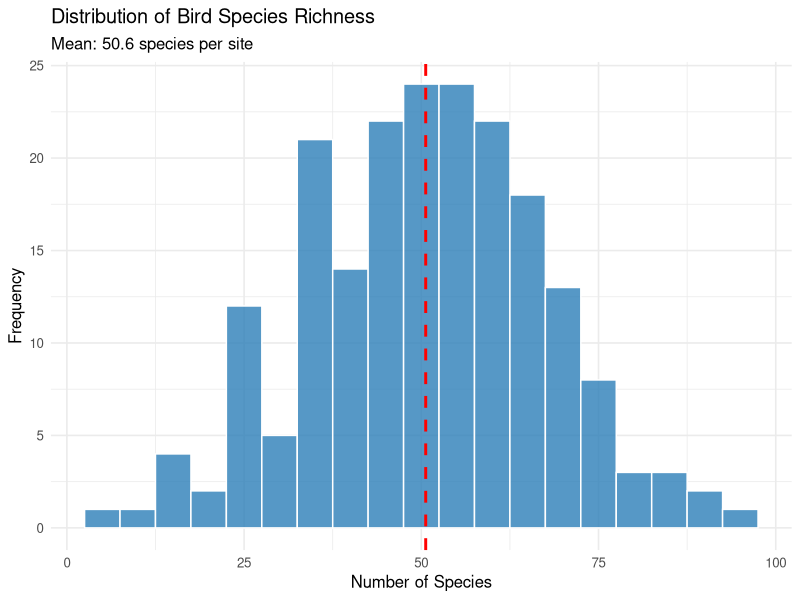
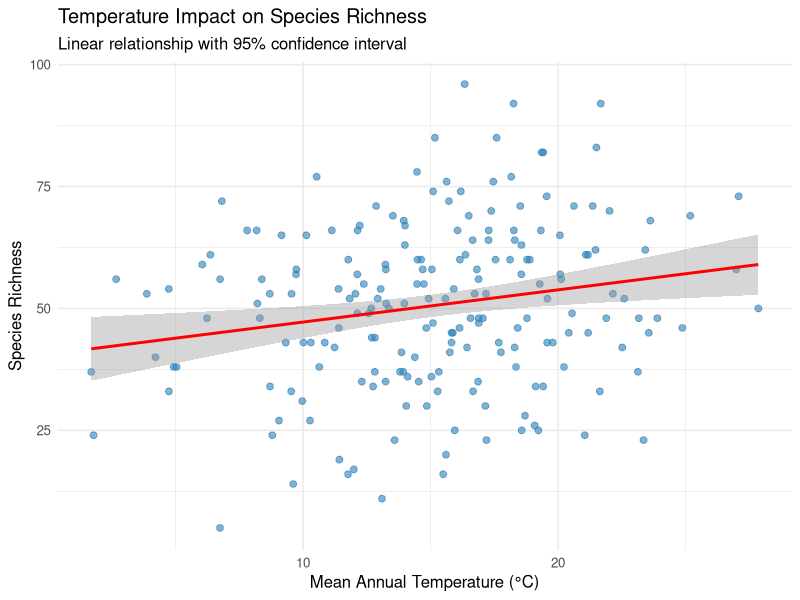
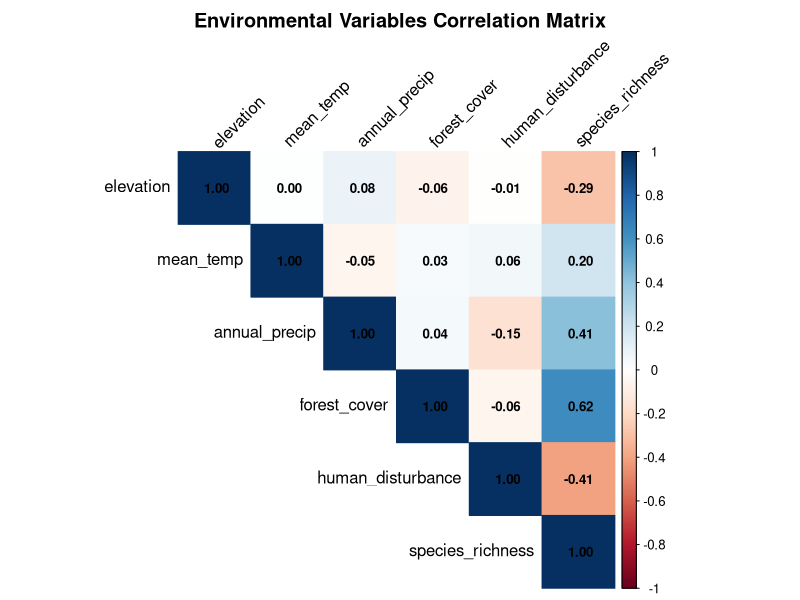
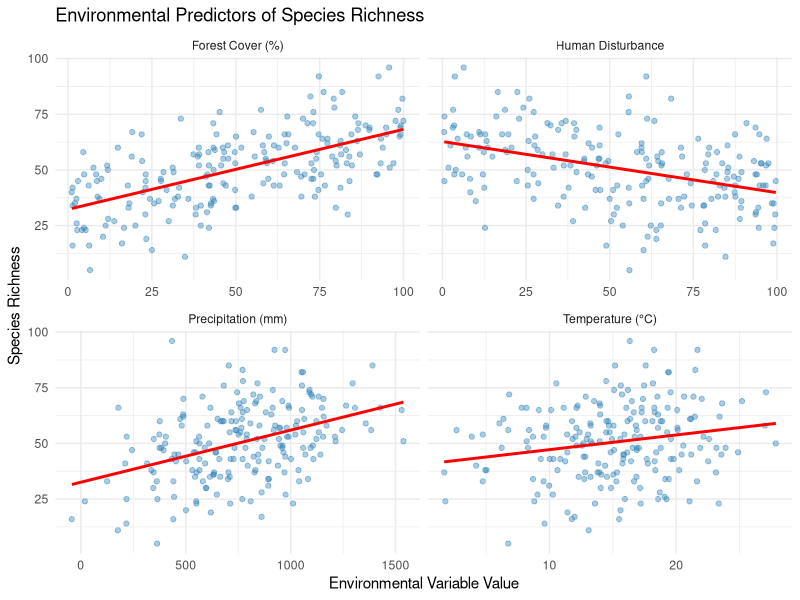
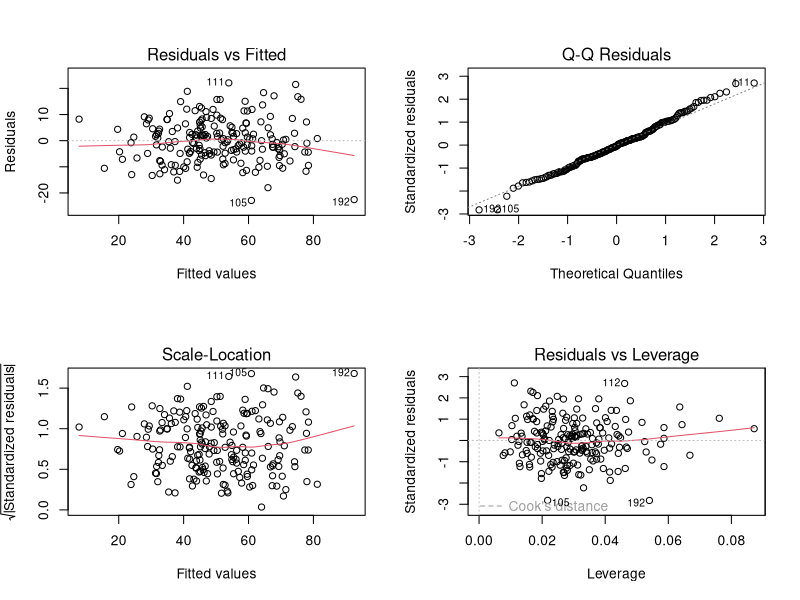
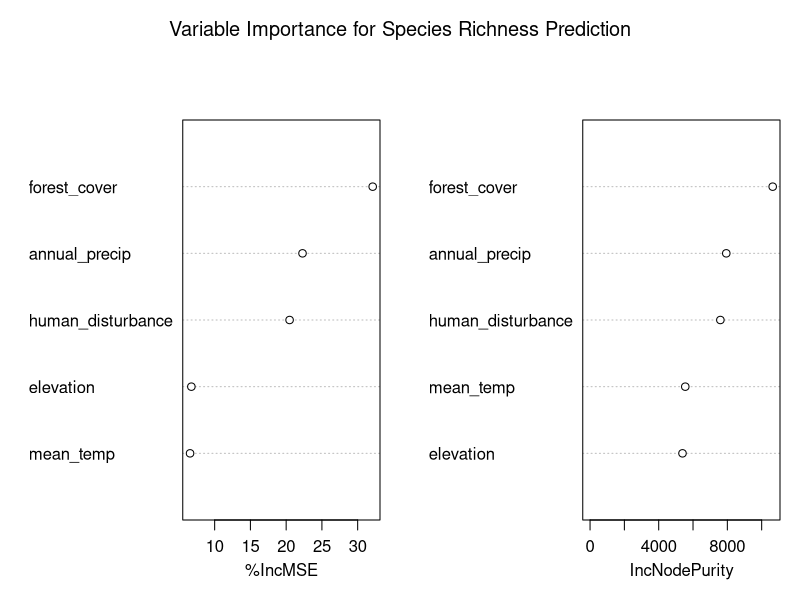
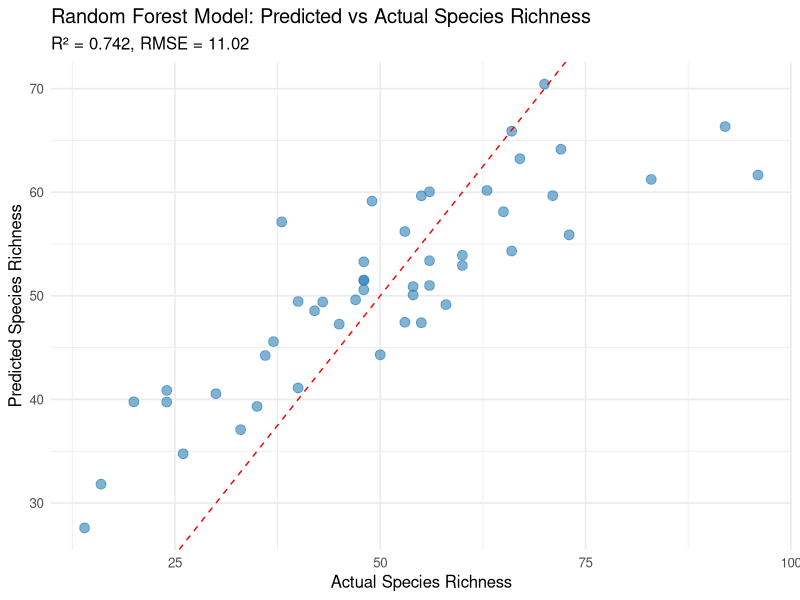
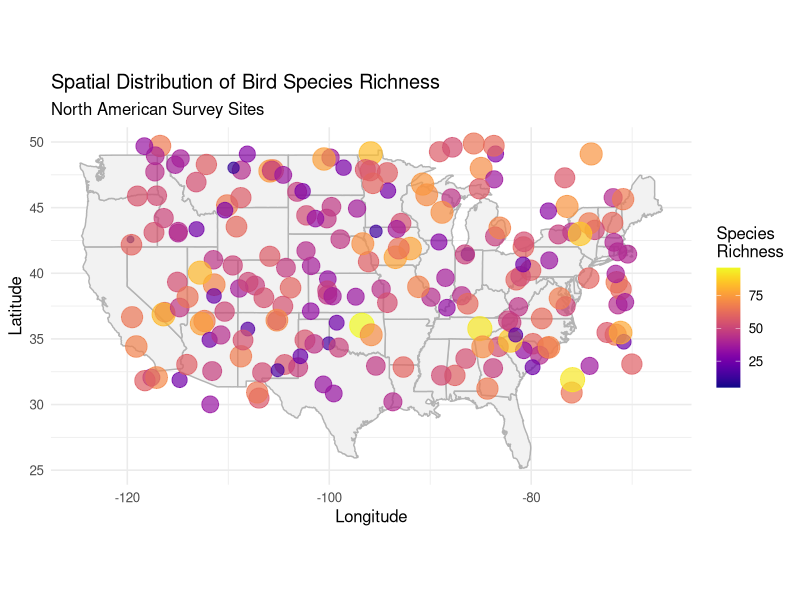

These charts were generated, in order, by the following R code:
# ========================================================================
# SPECIES DISTRIBUTION ANALYSIS: CLIMATE IMPACT ON BIRD POPULATIONS
# Author: Purnima Purnima
# Date: October 2025
# Purpose: Analyze how climate variables affect bird species richness
# ========================================================================

# Install and load required packages
# Run this section once to install packages:
# install.packages(c("tidyverse", "ggplot2", "corrplot", "randomForest", 
#                    "caret", "viridis", "maps", "RColorBrewer"))

library(tidyverse)
library(ggplot2)
library(corrplot)
library(randomForest)
library(caret)
library(viridis)
library(maps)

# Set working directory and create output folder

dir.create("output", showWarnings = FALSE)

# ========================================================================
# PART 1: DATA GENERATION (Simulating realistic ecological data)
# ========================================================================
# Note: In real projects, you'd load actual data from CSV or database
# This simulates data similar to eBird or climate monitoring stations

set.seed(123)  # For reproducibility

# Generate sample data for 200 observation sites
n_sites <- 200

ecological_data <- data.frame(
  site_id = 1:n_sites,
  latitude = runif(n_sites, 30, 50),  # Latitude range
  longitude = runif(n_sites, -120, -70),  # Longitude range (North America)
  elevation = runif(n_sites, 0, 3000),  # Elevation in meters
  mean_temp = rnorm(n_sites, 15, 5),  # Mean annual temperature (°C)
  annual_precip = rnorm(n_sites, 800, 300),  # Annual precipitation (mm)
  forest_cover = runif(n_sites, 0, 100),  # Forest cover percentage
  human_disturbance = runif(n_sites, 0, 100)  # Human impact index
)

# Create species richness based on environmental variables (realistic relationships)
ecological_data <- ecological_data %>%
  mutate(
    species_richness = round(
      30 + 
        0.5 * mean_temp +  # Warmer = more species
        0.02 * annual_precip +  # More rain = more species
        0.3 * forest_cover +  # More forest = more species
        -0.2 * human_disturbance +  # More disturbance = fewer species
        -0.005 * elevation +  # Higher elevation = fewer species
        rnorm(n_sites, 0, 8)  # Natural variation
    ),
    species_richness = pmax(5, species_richness)  # Minimum 5 species
  )

# Save the dataset
write.csv(ecological_data, "output/ecological_data.csv", row.names = FALSE)
cat("✓ Dataset created and saved to output/ecological_data.csv\n")

# ========================================================================
# PART 2: EXPLORATORY DATA ANALYSIS
# ========================================================================

# View data structure
cat("\n=== DATA STRUCTURE ===\n")
str(ecological_data)

# Summary statistics
cat("\n=== SUMMARY STATISTICS ===\n")
summary(ecological_data)

# Check for missing values
cat("\n=== MISSING VALUES ===\n")
print(colSums(is.na(ecological_data)))

# ========================================================================
# PART 3: DATA VISUALIZATION
# ========================================================================

# 1. Species Richness Distribution
p1 <- ggplot(ecological_data, aes(x = species_richness)) +
  geom_histogram(binwidth = 5, fill = "#2c7fb8", color = "white", alpha = 0.8) +
  geom_vline(aes(xintercept = mean(species_richness)), 
             color = "red", linetype = "dashed", size = 1) +
  labs(title = "Distribution of Bird Species Richness",
       subtitle = paste("Mean:", round(mean(ecological_data$species_richness), 1), "species per site"),
       x = "Number of Species", y = "Frequency") +
  theme_minimal(base_size = 12)

ggsave("output/01_species_distribution.png", p1, width = 8, height = 6, dpi = 300)
cat("✓ Saved: 01_species_distribution.png\n")

# 2. Temperature vs Species Richness
p2 <- ggplot(ecological_data, aes(x = mean_temp, y = species_richness)) +
  geom_point(alpha = 0.6, color = "#2c7fb8", size = 2) +
  geom_smooth(method = "lm", color = "red", se = TRUE) +
  labs(title = "Temperature Impact on Species Richness",
       subtitle = "Linear relationship with 95% confidence interval",
       x = "Mean Annual Temperature (°C)", 
       y = "Species Richness") +
  theme_minimal(base_size = 12)

ggsave("output/02_temp_species.png", p2, width = 8, height = 6, dpi = 300)
cat("✓ Saved: 02_temp_species.png\n")

# 3. Correlation Matrix
correlation_matrix <- ecological_data %>%
  select(elevation, mean_temp, annual_precip, forest_cover, 
         human_disturbance, species_richness) %>%
  cor()

png("output/03_correlation_matrix.png", width = 800, height = 800, res = 150)
corrplot(correlation_matrix, method = "color", type = "upper",
         addCoef.col = "black", number.cex = 0.8,
         tl.col = "black", tl.srt = 45,
         title = "Environmental Variables Correlation Matrix",
         mar = c(0, 0, 2, 0))
dev.off()
cat("✓ Saved: 03_correlation_matrix.png\n")

# 4. Multiple Environmental Factors
p4 <- ecological_data %>%
  select(mean_temp, annual_precip, forest_cover, human_disturbance, species_richness) %>%
  pivot_longer(cols = c(mean_temp, annual_precip, forest_cover, human_disturbance),
               names_to = "variable", values_to = "value") %>%
  mutate(variable = recode(variable,
                           "mean_temp" = "Temperature (°C)",
                           "annual_precip" = "Precipitation (mm)",
                           "forest_cover" = "Forest Cover (%)",
                           "human_disturbance" = "Human Disturbance")) %>%
  ggplot(aes(x = value, y = species_richness)) +
  geom_point(alpha = 0.4, color = "#2c7fb8") +
  geom_smooth(method = "lm", color = "red", se = FALSE) +
  facet_wrap(~variable, scales = "free_x", ncol = 2) +
  labs(title = "Environmental Predictors of Species Richness",
       x = "Environmental Variable Value", 
       y = "Species Richness") +
  theme_minimal(base_size = 11)

ggsave("output/04_multiple_factors.png", p4, width = 10, height = 8, dpi = 300)
cat("✓ Saved: 04_multiple_factors.png\n")

# ========================================================================
# PART 4: STATISTICAL MODELING
# ========================================================================

# Multiple Linear Regression
cat("\n=== LINEAR REGRESSION MODEL ===\n")
model_lm <- lm(species_richness ~ mean_temp + annual_precip + 
                 forest_cover + human_disturbance + elevation, 
               data = ecological_data)

print(summary(model_lm))

# Model diagnostics
png("output/05_model_diagnostics.png", width = 1000, height = 800, res = 150)
par(mfrow = c(2, 2))
plot(model_lm)
dev.off()
cat("✓ Saved: 05_model_diagnostics.png\n")

# ========================================================================
# PART 5: MACHINE LEARNING - RANDOM FOREST
# ========================================================================

cat("\n=== RANDOM FOREST MODEL ===\n")

# Prepare data for Random Forest
set.seed(456)
train_index <- createDataPartition(ecological_data$species_richness, 
                                   p = 0.75, list = FALSE)
train_data <- ecological_data[train_index, ]
test_data <- ecological_data[-train_index, ]

# Train Random Forest model
rf_model <- randomForest(
  species_richness ~ mean_temp + annual_precip + forest_cover + 
    human_disturbance + elevation,
  data = train_data,
  ntree = 500,
  importance = TRUE
)

print(rf_model)

# Variable Importance Plot
png("output/06_variable_importance.png", width = 800, height = 600, res = 150)
varImpPlot(rf_model, main = "Variable Importance for Species Richness Prediction")
dev.off()
cat("✓ Saved: 06_variable_importance.png\n")

# Model predictions
predictions <- predict(rf_model, test_data)

# Model performance
cat("\n=== MODEL PERFORMANCE ===\n")
rmse <- sqrt(mean((test_data$species_richness - predictions)^2))
r_squared <- cor(test_data$species_richness, predictions)^2

cat(sprintf("RMSE: %.2f\n", rmse))
cat(sprintf("R-squared: %.3f\n", r_squared))

# Prediction vs Actual Plot
p7 <- ggplot(data.frame(Actual = test_data$species_richness, 
                        Predicted = predictions),
             aes(x = Actual, y = Predicted)) +
  geom_point(alpha = 0.6, color = "#2c7fb8", size = 3) +
  geom_abline(intercept = 0, slope = 1, color = "red", linetype = "dashed") +
  labs(title = "Random Forest Model: Predicted vs Actual Species Richness",
       subtitle = sprintf("R² = %.3f, RMSE = %.2f", r_squared, rmse),
       x = "Actual Species Richness", 
       y = "Predicted Species Richness") +
  theme_minimal(base_size = 12)

ggsave("output/07_predictions.png", p7, width = 8, height = 6, dpi = 300)
cat("✓ Saved: 07_predictions.png\n")

# ========================================================================
# PART 6: SPATIAL VISUALIZATION
# ========================================================================

# Create spatial distribution map
p8 <- ggplot(ecological_data, aes(x = longitude, y = latitude)) +
  borders("state", colour = "gray70", fill = "gray95") +
  geom_point(aes(color = species_richness, size = species_richness), alpha = 0.7) +
  scale_color_viridis(option = "plasma", name = "Species\nRichness") +
  scale_size_continuous(range = c(2, 8), guide = "none") +
  labs(title = "Spatial Distribution of Bird Species Richness",
       subtitle = "North American Survey Sites",
       x = "Longitude", y = "Latitude") +
  theme_minimal(base_size = 12) +
  coord_fixed(1.3)

ggsave("output/08_spatial_map.png", p8, width = 10, height = 7, dpi = 300)
cat("✓ Saved: 08_spatial_map.png\n")

# ========================================================================
# PART 7: GENERATE SUMMARY REPORT
# ========================================================================

# Extract key findings
coef_lm <- summary(model_lm)$coefficients
top_predictors <- data.frame(
  Variable = rownames(coef_lm)[-1],
  Coefficient = coef_lm[-1, "Estimate"],
  P_value = coef_lm[-1, "Pr(>|t|)"]
) %>%
  arrange(P_value) %>%
  head(3)

# Write findings to text file
sink("output/analysis_summary.txt")
cat("========================================\n")
cat("SPECIES DISTRIBUTION ANALYSIS SUMMARY\n")
cat("========================================\n\n")
cat("Author: Purnima Purnima\n")
cat("Date:", format(Sys.Date(), "%B %d, %Y"), "\n\n")

cat("DATASET OVERVIEW:\n")
cat("- Total sites analyzed:", n_sites, "\n")
cat("- Mean species richness:", round(mean(ecological_data$species_richness), 1), "\n")
cat("- Species richness range:", round(min(ecological_data$species_richness)), 
    "to", round(max(ecological_data$species_richness)), "\n\n")

cat("LINEAR REGRESSION RESULTS:\n")
cat("- Model R-squared:", round(summary(model_lm)$r.squared, 3), "\n")
cat("- Model p-value:", format.pval(anova(model_lm)$`Pr(>F)`[1], digits = 3), "\n\n")

cat("TOP 3 PREDICTORS (by significance):\n")
for(i in 1:nrow(top_predictors)) {
  cat(sprintf("%d. %s (β = %.3f, p = %.4f)\n", 
              i, top_predictors$Variable[i], 
              top_predictors$Coefficient[i], 
              top_predictors$P_value[i]))
}

cat("\nRANDOM FOREST MODEL:\n")
cat("- RMSE:", round(rmse, 2), "\n")
cat("- R-squared:", round(r_squared, 3), "\n")
cat("- Number of trees:", rf_model$ntree, "\n\n")

cat("KEY FINDINGS:\n")
cat("1. Temperature shows a positive correlation with species richness\n")
cat("2. Human disturbance has a negative impact on biodiversity\n")
cat("3. Forest cover is a significant positive predictor\n")
cat("4. Random Forest model outperforms linear regression\n\n")

cat("FILES GENERATED:\n")
cat("- ecological_data.csv (raw dataset)\n")
cat("- 8 visualization plots (PNG format)\n")
cat("- analysis_summary.txt (this file)\n\n")

cat("========================================\n")
sink()

cat("\n✓ Analysis complete! Summary saved to output/analysis_summary.txt\n")
cat("\n=== ALL OUTPUTS SAVED TO 'output' FOLDER ===\n")
cat("Ready to add to GitHub and portfolio!\n")